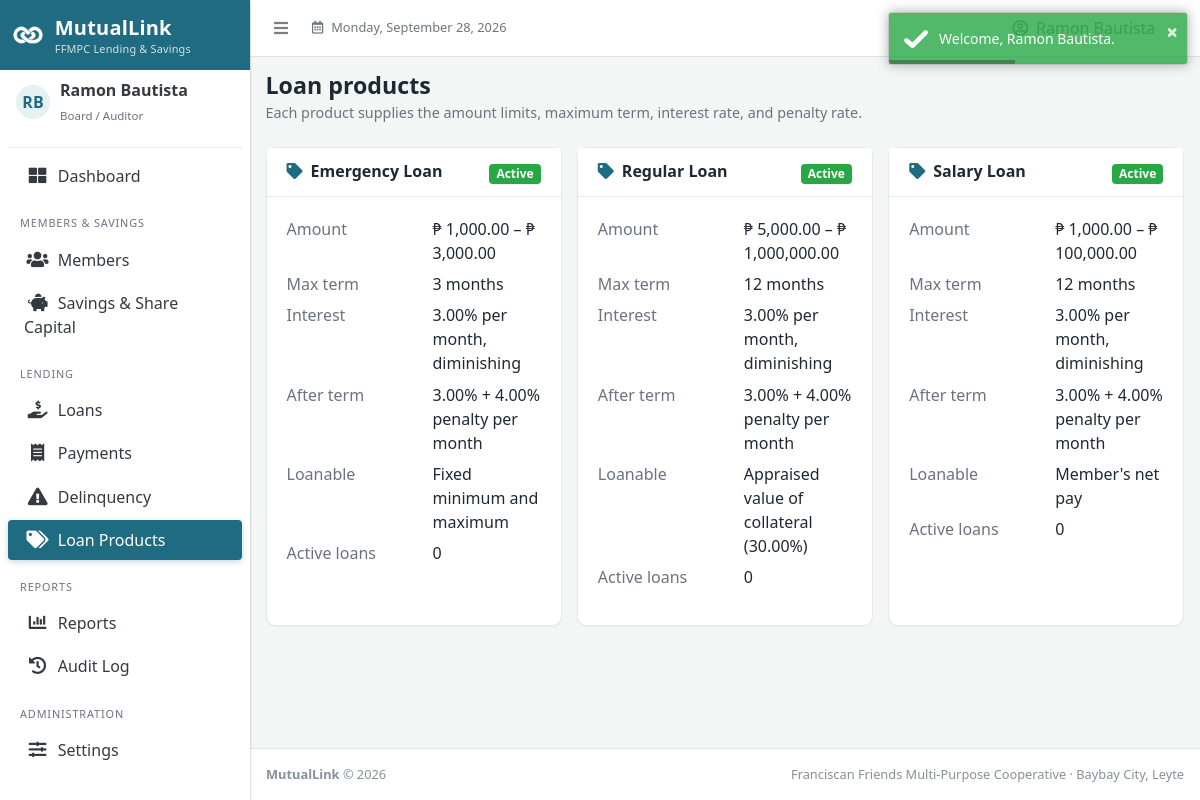
/dashboard.php?page=products (signed in), run on the app's committed database.
### tables this page shows
CREATE TABLE loan_products (
  product_id     INT UNSIGNED NOT NULL AUTO_INCREMENT,
  product_name   VARCHAR(80) NOT NULL,
  min_amount     DECIMAL(12,2) NOT NULL,
  max_amount     DECIMAL(12,2) NOT NULL,
  term_months    TINYINT UNSIGNED NOT NULL,
  interest_rate  DECIMAL(5,2) NOT NULL DEFAULT 3.00,
  penalty_rate   DECIMAL(5,2) NOT NULL DEFAULT 4.00,
   
  loanable_basis ENUM('fixed','collateral','net_pay') NOT NULL DEFAULT 'fixed',
  status         ENUM('active','inactive') NOT NULL DEFAULT 'active',
  PRIMARY KEY (product_id),
  UNIQUE KEY uq_products_name (product_name),
  CONSTRAINT chk_products_amounts CHECK (min_amount > 0 AND max_amount >= min_amount),
  CONSTRAINT chk_products_term CHECK (term_months BETWEEN 1 AND 60)
);

### config/db.php (called while the page is built, shortened)
<?php
function db(): PDO
{
    static $pdo = null;
    if ($pdo instanceof PDO) {
        return $pdo;
    }
    $dsn = 'mysql:host=' . DB_HOST . ';port=' . DB_PORT . ';dbname=' . DB_NAME . ';charset=utf8mb4';
    $options = [
        PDO::ATTR_ERRMODE            => PDO::ERRMODE_EXCEPTION,
        PDO::ATTR_DEFAULT_FETCH_MODE => PDO::FETCH_ASSOC,
        PDO::ATTR_EMULATE_PREPARES   => false,
    ];
    try {
        $pdo = new PDO($dsn, DB_USER, DB_PASS, $options);
    } catch (PDOException $e) {
        error_log('MutualLink DB connection failed: ' . $e->getMessage());
        http_response_code(500);
        exit('The system cannot reach the database right now. Please contact the administrator.');
    }
    return $pdo;
}

### views/products.php (the view, shortened to what this page needs)
<?php
$products = db()->query(
    "SELECT p.*, (SELECT COUNT(*) FROM loans l WHERE l.product_id = p.product_id AND l.status = 'released') AS active_loans
       FROM loan_products p ORDER BY p.status, p.product_name"
)->fetchAll();
?>
<div class="row">
  <?php foreach ($products as $p): ?>
    <div class="col-md-6 col-xl-4 mb-3">
      <div class="card h-100 <?= $p['status'] !== 'active' ? 'opacity-50' : '' ?>">
        <div class="card-header d-flex align-items-center">
          <h3 class="card-title"><i class="fas fa-tag text-primary mr-2"></i><?= e($p['product_name']) ?></h3>
          <span class="ml-auto"><?= badge($p['status']) ?></span>
        </div>
        <div class="card-body">
          <dl class="dl-grid mb-0" style="grid-template-columns: 130px 1fr">
            <dt>Amount</dt><dd><?= e(money($p['min_amount'])) ?> – <?= e(money($p['max_amount'])) ?></dd>
            <dt>Max term</dt><dd><?= (int) $p['term_months'] ?> months</dd>
            <dt>Interest</dt><dd><?= e($p['interest_rate']) ?>% per month, diminishing</dd>
            <dt>After term</dt><dd><?= e($p['interest_rate']) ?>% + <?= e($p['penalty_rate']) ?>% penalty per month</dd>
            <dt>Loanable</dt><dd><?= e(LOANABLE_BASIS[$p['loanable_basis']]) ?><?= $p['loanable_basis'] === 'collateral' ? ' (' . e(setting('collateral_loanable_pct')) . '%)' : '' ?></dd>
            <dt>Active loans</dt><dd><?= (int) $p['active_loans'] ?></dd>
          </dl>
        </div>
      </div>
    </div>
  <?php endforeach; ?>
</div>

### config/helpers.php (shortened to what this page needs)
<?php
function e(mixed $value): string
{
    return htmlspecialchars((string) ($value ?? ''), ENT_QUOTES, 'UTF-8');
}
function money(mixed $amount): string
{
    return '₱ ' . number_format((float) $amount, 2);
}
function label(?string $value): string
{
    return str_replace('Cbu', 'CBU', ucwords(str_replace('_', ' ', (string) $value)));
}
function badge(?string $status): string
{
    $map = [
        'active' => 'success', 'inactive' => 'secondary', 'closed' => 'secondary', 'applicant' => 'warning',
        'pending' => 'warning', 'approved' => 'info', 'rejected' => 'danger', 'released' => 'primary',
        'paid' => 'success', 'cancelled' => 'secondary', 'unpaid' => 'light', 'partial' => 'warning',
        'posted' => 'success', 'void' => 'danger', 'sent' => 'success', 'failed' => 'danger',
        'deposit' => 'success', 'withdrawal' => 'warning', 'reversal' => 'danger',
        'upcoming' => 'info', 'overdue' => 'danger',
    ];
    $class = $map[$status] ?? 'secondary';
    return '<span class="badge badge-' . $class . '">' . e(label($status)) . '</span>';
}
function setting(string $key): string
{
    static $cache = null;
    if ($cache === null) {
        $cache = db()->query('SELECT setting_key, setting_value FROM settings')->fetchAll(PDO::FETCH_KEY_PAIR);
    }
    return (string) ($cache[$key] ?? '');
}

### data on the page
loan_products: product_name "Emergency Loan", status "Active", min_amount "₱ 1,000.00", max_amount "₱ 3,000.00", term_months "3", interest_rate "3.00", penalty_rate "4.00", loanable_basis "Fixed minimum and maximum", active_loans "0"
loan_products: product_name "Regular Loan", status "Active", min_amount "₱ 5,000.00", max_amount "₱ 1,000,000.00", term_months "12", interest_rate "3.00", penalty_rate "4.00", loanable_basis "Appraised value of collateral", setting "30.00", active_loans "0"
loan_products: product_name "Salary Loan", status "Active", min_amount "₱ 1,000.00", max_amount "₱ 100,000.00", term_months "12", interest_rate "3.00", penalty_rate "4.00", loanable_basis "Member's net pay", active_loans "0"

### other printed values
$initials "RB"
$_SESSION['full_name'] "Ramon Bautista"
ROLES[$_SESSION['role']] "Board / Auditor"
$text "Dashboard"
$group['header'] "MEMBERS & SAVINGS"
$text "Members"
$text "Savings & Share Capital"
$group['header'] "LENDING"
$text "Loans"
$text "Payments"
$text "Delinquency"
$text "Loan Products"
$group['header'] "REPORTS"
$text "Reports"
$text "Audit Log"
